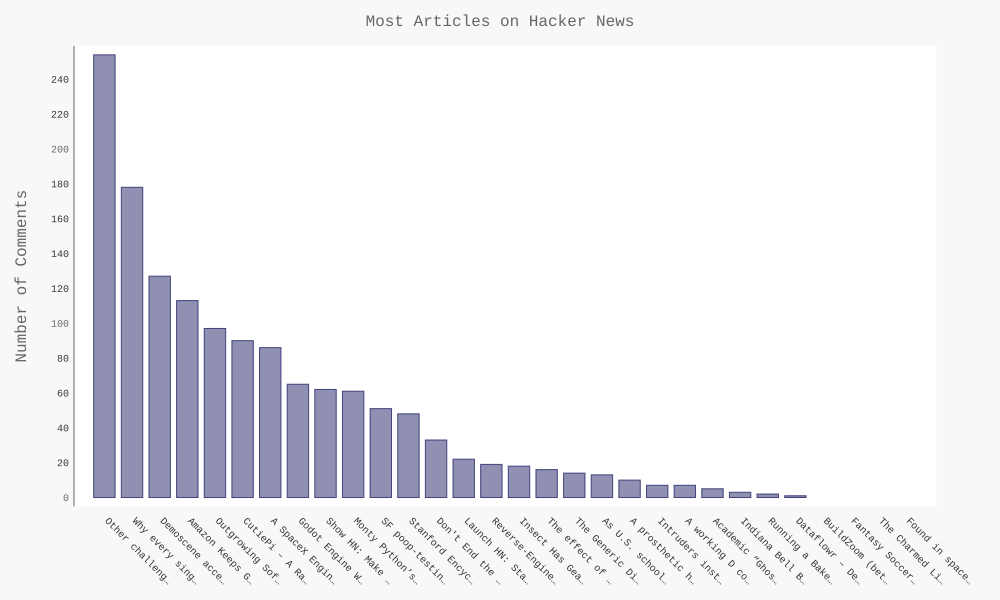

Python code for this plot:
import requests
from operator import itemgetter
import pygal
from pygal.style import LightColorizedStyle as LCS, LightenStyle as LS

# Faz uma chamada de API e armazena a resposta.
url = 'https://hacker-news.firebaseio.com/v0/topstories.json'
r = requests.get(url)
print("Status code:", r.status_code)

# Processa informações sobre cada artigo submetido.
submission_ids = r.json()
submission_dicts = []
for submission_id in submission_ids[:30]:
    url = ('https://hacker-news.firebaseio.com/v0/item/' + 
            str(submission_id) + '.json')
    submission_r = requests.get(url)
    response_dict = submission_r.json()

    submission_dict = {
        'title': response_dict['title'],
        'link': 'http://news.ycombinator.com/item?id=' + str (submission_id),
        'comments': response_dict.get('descendants', 0),
        'xlink': ('https://hacker-news.firebaseio.com/v0/item/' + 
            str(submission_id) + '.json'),
        }
    submission_dicts.append(submission_dict)

submission_dicts = sorted(submission_dicts, key=itemgetter('comments'),
                            reverse=True)

# Explora informações sobre os artigos.
names, plot_dicts = [], []
for submission_dict in submission_dicts:
    names.append(submission_dict['title'])

    plot_dict = {
        'value': submission_dict['comments'],
        'label': submission_dict['title'],
        'xlink': submission_dict['link']
        }
    plot_dicts.append(plot_dict)

# Cria a vizualização.
my_style = LS('#222266', base_style=LCS)

my_config = pygal.Config()
my_config.x_label_rotation = 45
my_config.show_legend = False
my_config.title_font_size = 24
my_config.label_font_size = 14
my_config.major_label_font_size = 18
my_config.truncate_label = 15
my_config.show_y_guides = False
my_config.y_title = 'Number of Comments'
my_config.width = 1000

chart = pygal.Bar(my_config, style=my_style)
chart.title = 'Most Articles on Hacker News'
chart.x_labels = names

chart.add('', plot_dicts)
chart.render_to_file('Estudos/PYTHON/Python-Estudos/hn_graphics.svg')
